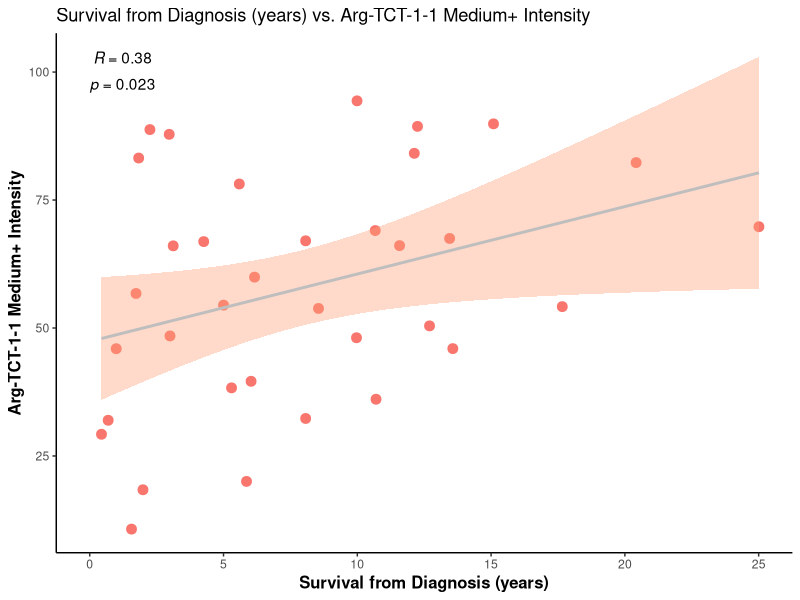
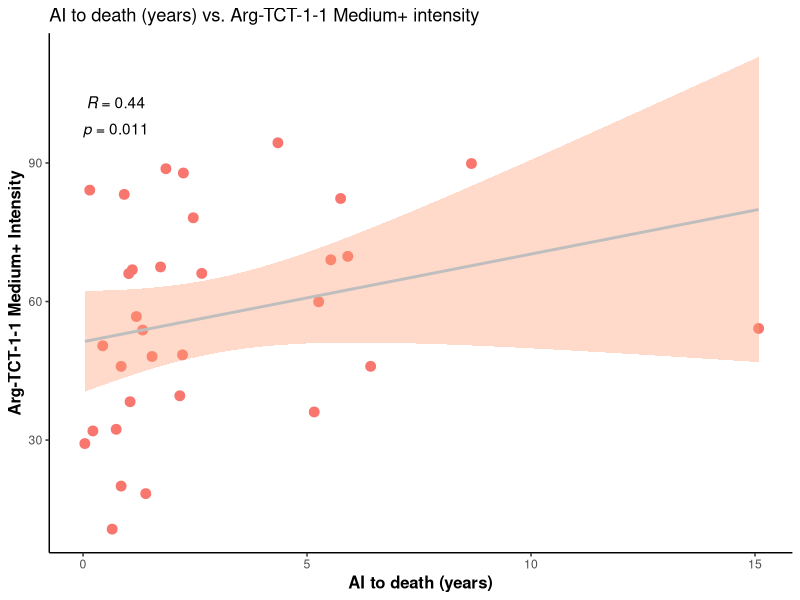
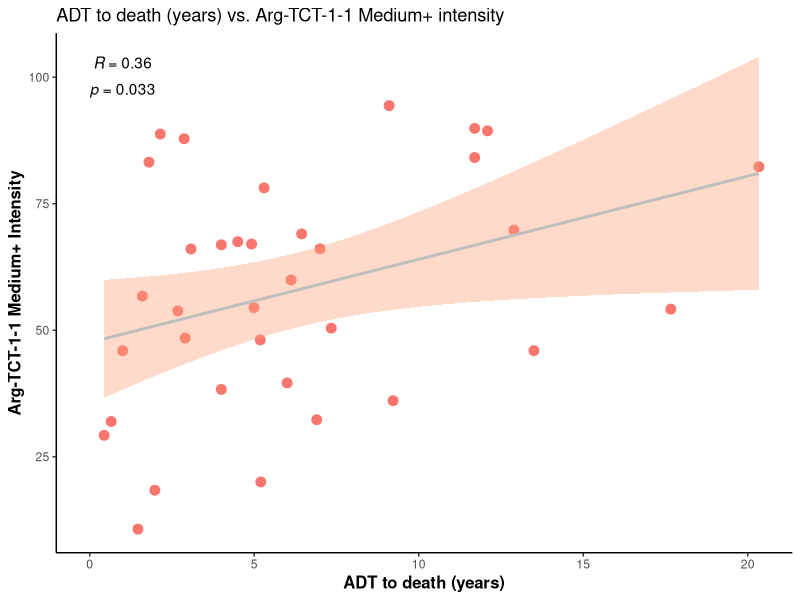
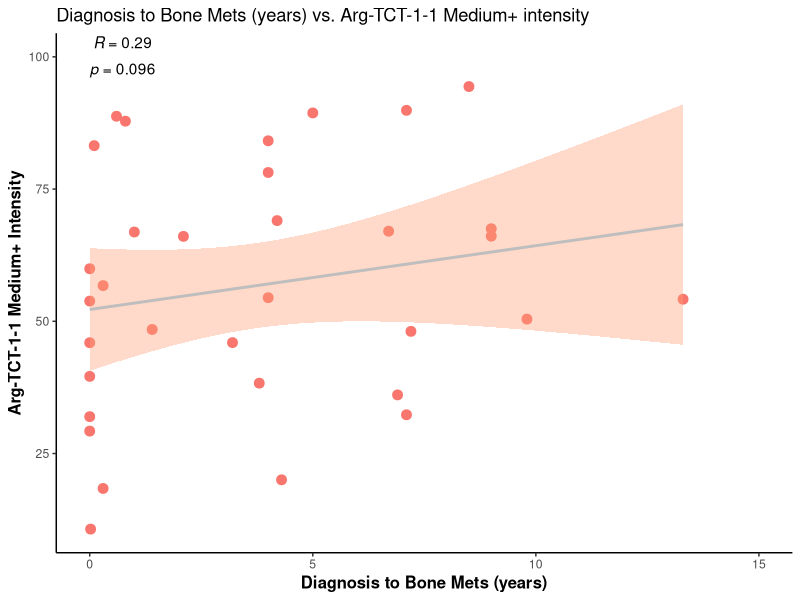

Generate these figures, in order, with R:
## ---- chunk 1
library(tidyverse)
library(scales)
library(ggrepel)
library(ggpubr)
## ---- chunk 2

TMA_RISH <- read_csv("data/Fig_1k.csv")
TMA_clinic_data <- read_csv("data/UWTAN_tissue_clinical_info.csv")

TMA_RISH_cleaned <- TMA_RISH %>%
  rename("Sample_ID" = "Image Tag") %>%
  filter(`Included in analysis` == "Y") %>%
  mutate(Sample_ID = str_remove(Sample_ID, "\\d+\\) ")) %>%
  mutate(Patient_ID = str_extract(Sample_ID, "\\d{2}-\\d{3}")) %>%
  mutate(across(matches("area_perc|cell_count"), as.numeric))

TMA_RISH_patient_analysis <- TMA_RISH_cleaned %>%
  group_by(Patient_ID) %>%
  summarise(
    across(c(6:49), mean, na.rm = TRUE),
    .groups = "drop"
  )
TMA_RISH_patient_tissue <- TMA_RISH_cleaned %>%
  group_by(Patient_ID) %>%
  summarise(
    Patient_Cell_Types = paste(unique(`Cell Type`), collapse = ", ")
  )
TMA_compiled_survival <- left_join(TMA_RISH_patient_analysis, TMA_RISH_patient_tissue, by = "Patient_ID") %>%
  left_join(TMA_clinic_data, by = c("Patient_ID" = "Tissue #")) %>%
  mutate(tumor_high_3_4 = `tumor: % ARG-TCT 3+` + `tumor: % ARG-TCT 4+`) %>%
    mutate(tumor_medium_high_2_3_4 = `tumor: % ARG-TCT 2+` + `tumor: % ARG-TCT 3+` + `tumor: % ARG-TCT 4+`) %>%
  mutate_at(vars(54,55,56,57,59,61,64,65,66,67,68,69,70,78,79), as.numeric)

TMA_compiled_survival$Patient_Cell_Types = as.character(TMA_compiled_survival$Patient_Cell_Types)

TMA_compiled_survival %>%
  filter(!is.na(`survival from dx (years)`)) %>%
  ggplot(aes(x = `survival from dx (years)`, y = tumor_medium_high_2_3_4, color = "black")) +
  geom_point(size = 3) +
  geom_smooth(method = "lm", color = "grey", fill = "lightsalmon", se = TRUE) +
  theme_classic() +
  theme(legend.position = "none") +
  theme(axis.title = element_text(size = 12, face = "bold")) +
  labs(x = "Survival from Diagnosis (years)" , y = "Arg-TCT-1-1 Medium+ Intensity", title = "Survival from Diagnosis (years) vs. Arg-TCT-1-1 Medium+ Intensity") +
  stat_cor(aes(color = NULL), method = "spearman", label.sep = "\n", label.x = 0, label.y = 100)

TMA_compiled_survival %>%
  filter(`Androgen Independence to Death (yrs)` != "NA") %>%
  ggplot(aes(x = `Androgen Independence to Death (yrs)`, y = tumor_medium_high_2_3_4, color = "black")) +
  geom_point(size = 3) +
  geom_smooth(method = "lm", color = "grey", fill = "lightsalmon", se = TRUE) +
  theme_classic() +
  theme(legend.position = "none") +
  theme(axis.title = element_text(size = 12, face = "bold")) +
  labs(x = "AI to death (years)" , y = "Arg-TCT-1-1 Medium+ Intensity", title = "AI to death (years) vs. Arg-TCT-1-1 Medium+ intensity") +
  stat_cor(aes(color = NULL), method = "spearman", label.sep = "\n", label.x = 0, label.y = 100)

TMA_compiled_survival %>%
  filter(`ADT - Death (years)` != "NA") %>%
  ggplot(aes(x = `ADT - Death (years)`, y = tumor_medium_high_2_3_4, color = "black")) +
  geom_point(size = 3) +
  geom_smooth(method = "lm", color = "grey", fill = "lightsalmon", se = TRUE) +
  theme_classic() +
  theme(legend.position = "none") +
  theme(axis.title = element_text(size = 12, face = "bold")) +
  labs(x = "ADT to death (years)" , y = "Arg-TCT-1-1 Medium+ Intensity", title = "ADT to death (years) vs. Arg-TCT-1-1 Medium+ intensity") +
  stat_cor(aes(color = NULL), method = "spearman", label.sep = "\n", label.x = 0, label.y = 100)

TMA_compiled_survival %>%
  filter(`Bone Met delay from diagnosis (yrs)` != "NA") %>%
  ggplot(aes(x = `Bone Met delay from diagnosis (yrs)`, y = tumor_medium_high_2_3_4, color = "black")) +
  geom_point(size=3) +
  geom_smooth(method=lm , color="grey", fill="lightsalmon", se=TRUE) +
  xlim(c(0,15)) +
  theme_classic() +
  theme(legend.position = "none") +
  theme(axis.title = element_text(size = 12, face = "bold")) +
  labs(x = "Diagnosis to Bone Mets (years)" , y = "Arg-TCT-1-1 Medium+ Intensity", title = "Diagnosis to Bone Mets (years) vs. Arg-TCT-1-1 Medium+ intensity") +
  stat_cor(aes(color = NULL), method = "spearman", label.sep = "\n", label.x = 0, label.y = 100)
